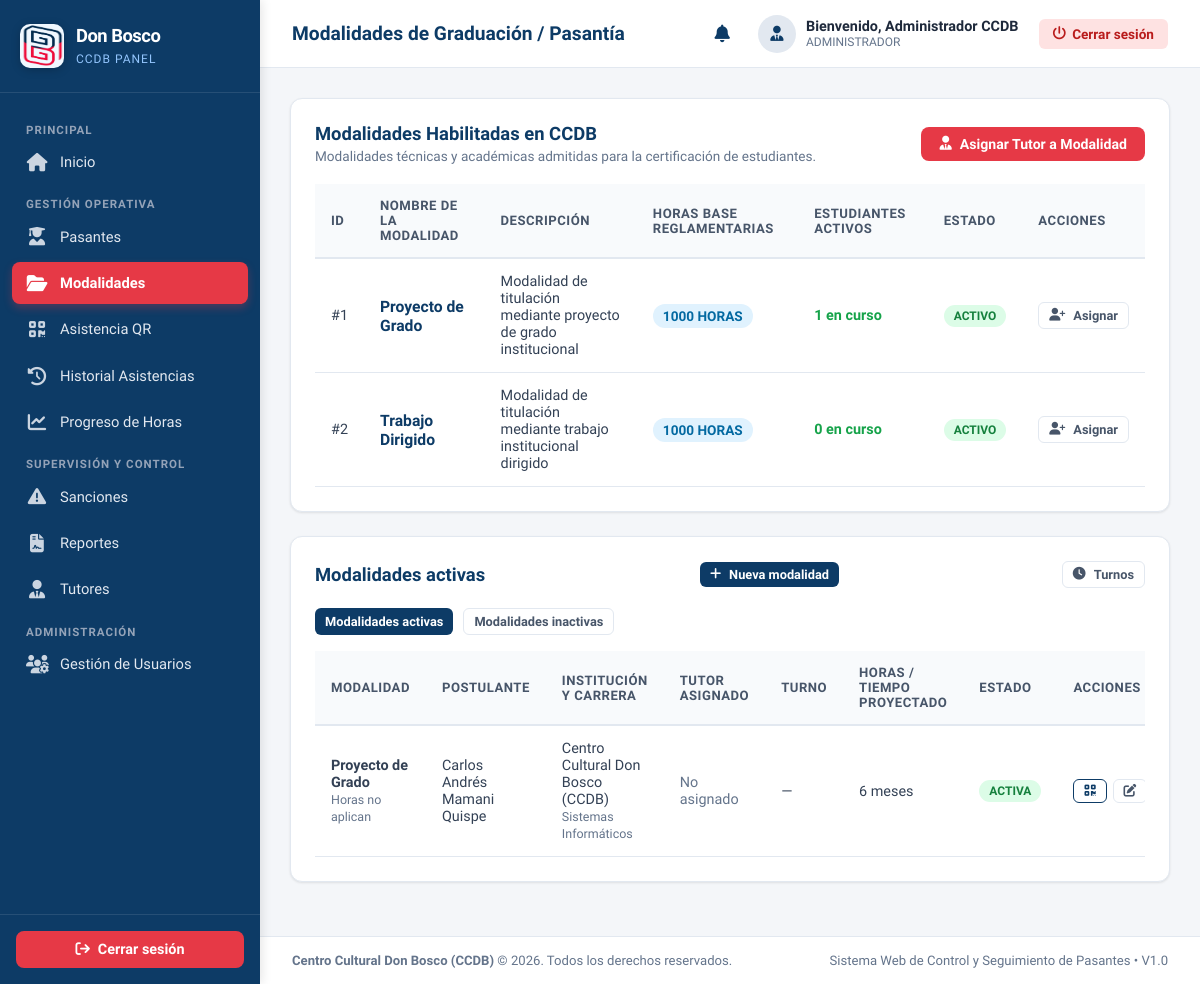
Page /views/modalidades/index.php (signed in) on the committed database.
### tables this page shows
CREATE TABLE IF NOT EXISTS modalidades (
    id_modalidad INT UNSIGNED AUTO_INCREMENT PRIMARY KEY,
    nombre VARCHAR(100) NOT NULL UNIQUE,
    descripcion TEXT,
    horas_requeridas_base INT UNSIGNED NOT NULL,
    estado TINYINT(1) NOT NULL DEFAULT 1,
    fecha_registro DATETIME NOT NULL DEFAULT CURRENT_TIMESTAMP
);

CREATE TABLE IF NOT EXISTS procesos (
    id_proceso INT UNSIGNED AUTO_INCREMENT PRIMARY KEY,
    id_pasante INT UNSIGNED NULL,
    id_institucion INT UNSIGNED NOT NULL,
    id_modalidad INT UNSIGNED NULL,
    id_tutor INT UNSIGNED NULL,
    id_turno INT UNSIGNED NULL,
    fecha_inicio DATE NOT NULL,
    fecha_fin DATE NULL,
    horas_requeridas INT UNSIGNED NULL,
    estado VARCHAR(30) NOT NULL DEFAULT 'EN_CURSO',
    observacion TEXT,
    fecha_registro DATETIME NOT NULL DEFAULT CURRENT_TIMESTAMP,
    CONSTRAINT fk_procesos_pasante
        FOREIGN KEY (id_pasante)
        REFERENCES pasantes(id_pasante)
        ON UPDATE CASCADE
        ON DELETE RESTRICT,
    CONSTRAINT fk_procesos_institucion
        FOREIGN KEY (id_institucion)
        REFERENCES instituciones(id_institucion)
        ON UPDATE CASCADE
        ON DELETE RESTRICT,
    CONSTRAINT fk_procesos_modalidad
        FOREIGN KEY (id_modalidad)
        REFERENCES modalidades(id_modalidad)
        ON UPDATE CASCADE
        ON DELETE RESTRICT,
    CONSTRAINT fk_procesos_tutor
        FOREIGN KEY (id_tutor)
        REFERENCES tutores(id_tutor)
        ON UPDATE CASCADE
        ON DELETE SET NULL
);

CREATE TABLE IF NOT EXISTS instituciones (
    id_institucion INT UNSIGNED AUTO_INCREMENT PRIMARY KEY,
    id_tipo_institucion INT UNSIGNED NOT NULL,
    nombre VARCHAR(150) NOT NULL UNIQUE,
    nit VARCHAR(30),
    direccion VARCHAR(255),
    telefono VARCHAR(30),
    correo VARCHAR(150),
    estado TINYINT(1) NOT NULL DEFAULT 1,
    fecha_registro DATETIME NOT NULL DEFAULT CURRENT_TIMESTAMP,
    CONSTRAINT fk_instituciones_tipo
        FOREIGN KEY (id_tipo_institucion)
        REFERENCES tipos_institucion(id_tipo_institucion)
        ON UPDATE CASCADE
        ON DELETE RESTRICT
);

CREATE TABLE IF NOT EXISTS carreras (
    id_carrera INT UNSIGNED AUTO_INCREMENT PRIMARY KEY,
    id_universidad INT UNSIGNED NOT NULL,
    nombre VARCHAR(150) NOT NULL,
    estado TINYINT(1) NOT NULL DEFAULT 1,
    fecha_registro DATETIME NOT NULL DEFAULT CURRENT_TIMESTAMP,
    CONSTRAINT uq_carrera_universidad
        UNIQUE (id_universidad, nombre),
    CONSTRAINT fk_carreras_universidad
        FOREIGN KEY (id_universidad)
        REFERENCES instituciones(id_institucion)
        ON UPDATE CASCADE
        ON DELETE RESTRICT
);

### views/modalidades/index.php (the view, shortened to what this page needs)
<?php
$db = Database::getConnection();
$modalidades = $db->query("SELECT m.*,
                           (SELECT COUNT(*) FROM procesos p WHERE p.id_modalidad = m.id_modalidad AND p.estado = 'EN_CURSO') AS total_activos
                           FROM modalidades m
                           ORDER BY m.id_modalidad ASC")->fetchAll();
$tab = ($_GET['tab'] ?? 'activas') === 'inactivas' ? 'inactivas' : 'activas';
$stmtSol = $db->prepare("SELECT pr.*, p.nombres, p.apellidos, p.ci, p.id_pasante,
                                i.nombre AS institucion, c.nombre AS carrera,
                                m.nombre AS modalidad,
                                t.nombre AS tutor,
                                tu.nombre AS turno_nombre, tu.hora_inicio AS turno_ini, tu.hora_fin AS turno_fin,
                                s.postulante AS sol_postulante
                         FROM procesos pr
                         LEFT JOIN pasantes p ON pr.id_pasante = p.id_pasante
                         INNER JOIN modalidades m ON pr.id_modalidad = m.id_modalidad
                         LEFT JOIN instituciones i ON pr.id_institucion = i.id_institucion
                         LEFT JOIN carreras c ON p.id_carrera = c.id_carrera
                         LEFT JOIN tutores t ON pr.id_tutor = t.id_tutor
                         LEFT JOIN turnos tu ON pr.id_turno = tu.id_turno
                         LEFT JOIN solicitudes_modalidad s ON s.id_proceso = pr.id_proceso
                         WHERE " . ($tab === 'activas' ? "pr.estado = 'EN_CURSO'" : "pr.estado <> 'EN_CURSO'") . "
                         ORDER BY pr.id_proceso DESC");
$stmtSol->execute();
$solicitudes = $stmtSol->fetchAll();
require_once __DIR__ . '/../../includes/header.php';
require_once __DIR__ . '/../../includes/sidebar.php';
?>
<div class="main-wrapper">
    <?php require_once __DIR__ . '/../../includes/navbar.php'; ?>
    <main class="content-body">
        <div class="card">
            <div class="card-header-flex">
                <div>
                    <h3 class="card-title">Modalidades Habilitadas en CCDB</h3>
                    <p style="font-size: 0.85rem; color: var(--text-muted); margin-top: 4px;">
                        Modalidades técnicas y académicas admitidas para la certificación de estudiantes.
                    </p>
                </div>
                <div style="display: flex; gap: 10px;">
                    <a href="../tutores/nuevo.php" class="btn btn-danger">
                        <i class="fa-solid fa-user-tie"></i> Asignar Tutor a Modalidad
                    </a>
                </div>
            </div>
            <div class="table-responsive">
                <table class="table-custom">
                    <thead>
                        <tr>
                            <th>ID</th>
                            <th>Nombre de la Modalidad</th>
                            <th>Descripción</th>
                            <th>Horas Base Reglamentarias</th>
                            <th>Estudiantes Activos</th>
                            <th>Estado</th>
                            <th>Acciones</th>
                        </tr>
                    </thead>
                    <tbody>
                        <?php foreach ($modalidades as $mod): ?>
                            <tr>
                                <td>#<?= $mod['id_modalidad'] ?></td>
                                <td>
                                    <strong style="color: var(--primary-blue); font-size: 0.98rem;"><?= htmlspecialchars($mod['nombre']) ?></strong>
                                </td>
                                <td><?= htmlspecialchars($mod['descripcion'] ?? '-') ?></td>
                                <td>
                                    <span class="badge badge-info" style="font-size: 0.85rem;"><?= $mod['horas_requeridas_base'] ?> horas</span>
                                </td>
                                <td>
                                    <strong style="color: #16a34a;"><?= $mod['total_activos'] ?> en curso</strong>
                                </td>
                                <td>
                                    <span class="badge badge-success">Activo</span>
                                </td>
                                <td>
                                    <a href="asignar.php?id_modalidad=<?= $mod['id_modalidad'] ?>" class="btn btn-outline btn-sm">
                                        <i class="fa-solid fa-user-plus"></i> Asignar
                                    </a>
                                </td>
                            </tr>
                        <?php endforeach; ?>
                    </tbody>
                </table>
            </div>
        </div>
        <div class="card" style="margin-top: 24px;">
            <div class="card-header-flex">
                <div>
                    <h3 class="card-title">Modalidades activas</h3>
                </div>
                <a href="asignar.php" class="btn btn-primary btn-sm">
                    <i class="fa-solid fa-plus"></i> Nueva modalidad
                </a>
                <a href="turnos.php" class="btn btn-outline btn-sm" style="margin-left: 8px;">
                    <i class="fa-solid fa-clock"></i> Turnos
                </a>
            </div>
            <div style="display: flex; gap: 10px; margin-bottom: 16px;">
                <a href="index.php?tab=activas" class="btn btn-sm <?= $tab === 'activas' ? 'btn-primary' : 'btn-outline' ?>">
                    Modalidades activas
                </a>
                <a href="index.php?tab=inactivas" class="btn btn-sm <?= $tab === 'inactivas' ? 'btn-primary' : 'btn-outline' ?>">
                    Modalidades inactivas
                </a>
            </div>
            <div class="table-responsive">
                <table class="table-custom">
                    <thead>
                        <tr>
                            <th>Modalidad</th>
                            <th>Postulante</th>
                            <th>Institución y carrera</th>
                            <th>Tutor asignado</th>
                            <th>Turno</th>
                            <th>Horas / Tiempo proyectado</th>
                            <th>Estado</th>
                            <th>Acciones</th>
                        </tr>
                    </thead>
                    <tbody>
                        <?php if (empty($solicitudes)): ?>
                            <tr>
                                <td colspan="8" style="text-align: center; color: var(--text-muted); padding: 30px;">
                                    No hay solicitudes <?= $tab === 'activas' ? 'activas' : 'inactivas' ?>.
                                </td>
                            </tr>
                        <?php else: ?>
                            <?php foreach ($solicitudes as $sol):
                                $meses = null;
                                if (!empty($sol['fecha_inicio']) && !empty($sol['fecha_fin'])) {
                                    $d1 = new DateTime($sol['fecha_inicio']);
                                    $d2 = new DateTime($sol['fecha_fin']);
                                    if ($d2 >= $d1) {
                                        $diff = $d1->diff($d2);
                                        $meses = $diff->y * 12 + $diff->m;
                                    }
                                }
                            ?>
                                <tr>
                                    <td>
                                        <strong><?= htmlspecialchars($sol['modalidad']) ?></strong><br>
                                        <span style="font-size: 0.78rem; color: var(--text-muted);">
                                            <?= $sol['modalidad'] === 'Proyecto de Grado' ? 'Horas no aplican' : htmlspecialchars($sol['horas_requeridas'] . ' horas requeridas') ?>
                                        </span>
                                    </td>
                                    <td>
                                        <?php $nombrePost = !empty($sol['sol_postulante']) ? $sol['sol_postulante'] : trim(($sol['nombres'] ?? '') . ' ' . ($sol['apellidos'] ?? '')); ?>
                                        <?php if ($nombrePost !== ''): ?>
                                            <?= htmlspecialchars($nombrePost) ?>
                                        <?php else: ?>
                                            <span style="color: var(--text-muted); font-style: italic;">Registro independiente</span>
                                        <?php endif; ?>
                                    </td>
                                    <td>
                                        <?= htmlspecialchars($sol['institucion'] ?? '-') ?><br>
                                        <span style="font-size: 0.78rem; color: var(--text-muted);"><?= htmlspecialchars($sol['carrera'] ?? '') ?></span>
                                    </td>
                                    <td>
                                        <?= !empty($sol['tutor']) ? htmlspecialchars($sol['tutor']) : '<span style="color: var(--text-muted);">No asignado</span>' ?>
                                    </td>
                                    <td><?= !empty($sol['turno_nombre']) ? htmlspecialchars($sol['turno_nombre'] . ' · ' . substr($sol['turno_ini'], 0, 5) . '–' . substr($sol['turno_fin'], 0, 5)) : '—' ?></td>
                                    <td><?= $meses !== null ? htmlspecialchars($meses . ' meses') : '—' ?></td>
                                    <td>
                                        <?php if ($sol['estado'] === 'EN_CURSO'): ?>
                                            <span class="badge badge-success">ACTIVA</span>
                                        <?php else: ?>
                                            <span class="badge badge-info"><?= htmlspecialchars($sol['estado']) ?></span>
                                        <?php endif; ?>
                                    </td>
                                    <td>
                                        <div style="display: flex; gap: 6px;">
                                            <?php if (!empty($sol['id_pasante'])): ?>
                                                <a href="../pasantes/credencial_qr.php?id=<?= $sol['id_pasante'] ?>" class="btn btn-outline btn-sm" title="Ver Credencial QR" style="color: var(--primary-blue); border-color: var(--primary-blue);">
                                                    <i class="fa-solid fa-qrcode"></i>
                                                </a>
                                                <a href="editar_solicitud.php?id=<?= $sol['id_proceso'] ?>" class="btn btn-outline btn-sm" title="Editar">
                                                    <i class="fa-solid fa-pen-to-square"></i>
                                                </a>
                                            <?php endif; ?>
                                        </div>
                                    </td>
                                </tr>
                            <?php endforeach; ?>
                        <?php endif; ?>
                    </tbody>
                </table>
            </div>
        </div>
    </main>
    <?php require_once __DIR__ . '/../../includes/footer.php'; ?>

### assets/css/style.css (style rules this page uses)
:root { --primary-blue: #0d3b66; --secondary-blue: #1d4e89; --primary-red: #e63946; --hover-red: #c92a37; --bg-color: #f4f6f9; --sidebar-width: 260px; --navbar-height: 68px; --card-bg: #ffffff; --text-dark: #1e293b; --text-muted: #64748b; --border-color: #e2e8f0; --border-radius: 12px; --shadow-sm: 0 1px 3px rgba(0,0,0,0.06), 0 1px 2px rgba(0,0,0,0.04); --shadow-md: 0 4px 6px -1px rgba(0,0,0,0.07), 0 2px 4px -1px rgba(0,0,0,0.04); --shadow-lg: 0 10px 15px -3px rgba(0,0,0,0.08), 0 4px 6px -2px rgba(0,0,0,0.03); }
* { box-sizing: border-box; margin: 0; padding: 0; }
body { font-family: 'Segoe UI', system-ui, -apple-system, BlinkMacSystemFont, Roboto, sans-serif; background-color: var(--bg-color); color: var(--text-dark); display: block; min-height: 100vh; }
.main-wrapper { margin-left: var(--sidebar-width); width: calc(100% - var(--sidebar-width)); min-height: 100vh; display: flex; flex-direction: column; }
.content-body { padding: 30px; flex-grow: 1; }
.card { background: var(--card-bg); border-radius: var(--border-radius); border: 1px solid var(--border-color); box-shadow: var(--shadow-sm); padding: 24px; margin-bottom: 24px; }
.card-header-flex { display: flex; justify-content: space-between; align-items: center; margin-bottom: 20px; }
.card-title { font-size: 1.15rem; font-weight: 700; color: var(--primary-blue); }
.table-responsive { overflow-x: auto; }
.table-custom { width: 100%; border-collapse: collapse; text-align: left; }
.table-custom th { background: #f8fafc; padding: 14px 16px; font-size: 0.82rem; font-weight: 700; text-transform: uppercase; color: #475569; border-bottom: 2px solid var(--border-color); letter-spacing: 0.5px; }
.table-custom td { padding: 14px 16px; font-size: 0.9rem; border-bottom: 1px solid var(--border-color); color: #334155; vertical-align: middle; }
.badge { padding: 4px 10px; border-radius: 50px; font-size: 0.75rem; font-weight: 700; text-transform: uppercase; display: inline-block; }
.badge-success { background: #dcfce7; color: #15803d; }
.badge-info { background: #e0f2fe; color: #0369a1; }
.btn { padding: 9px 18px; border-radius: 8px; font-size: 0.88rem; font-weight: 600; text-decoration: none; cursor: pointer; display: inline-flex; align-items: center; gap: 8px; border: none; transition: all 0.2s; }
.btn-primary { background-color: var(--primary-blue); color: #ffffff; }
.btn-danger { background-color: var(--primary-red); color: #ffffff; }
.btn-outline { background: transparent; border: 1.5px solid var(--border-color); color: #475569; }
.btn-sm { padding: 5px 10px; font-size: 0.8rem; border-radius: 6px; }

### rows in the picture
modalidades: id_modalidad "1", nombre "Proyecto de Grado", descripcion "Modalidad de titulación mediante proyecto de grado institucional", horas_requeridas_base "1000", total_activos "1"
modalidades: id_modalidad "2", nombre "Trabajo Dirigido", descripcion "Modalidad de titulación mediante trabajo institucional dirigido", horas_requeridas_base "1000", total_activos "0"
procesos: id_modalidad.nombre "Proyecto de Grado", nombrePost "Carlos Andrés Mamani Quispe", id_institucion.nombre "Centro Cultural Don Bosco (CCDB)", carreras.nombre "Sistemas Informáticos", fecha_inicio+fecha_fin "6 meses", estado "ACTIVA"

### other values in the picture
$pageTitle "Modalidades de Graduación / Pasantía"
$currentUser['nombre'] "Administrador CCDB"
$currentUser['rol_name'] "ADMINISTRADOR"
